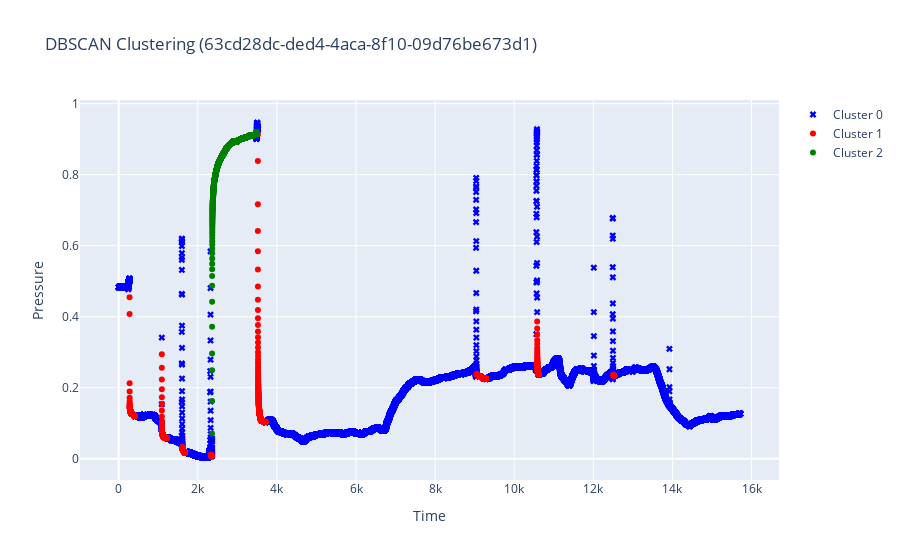

Notebook code cell kept with this figure:
### Code cell
filename, recovery, drop, clust_df = process_file(filename, DATA_PATH)
plot_data(clust_df, filename)

### Figure 1 — Plotly figure (JSON) as saved in the notebook; plotly's stock layout.template omitted (floating-point values rounded to 4 significant figures; data arrays with more than 128 entries replaced by an {"elided": "..."} marker saying what was removed)
{"data": [{"marker": {"color": "blue", "size": 6, "symbol": "x"}, "mode": "markers", "name": "Cluster 0", "type": "scatter", "x": {"elided": "31216 float values"}, "y": {"elided": "31216 float values"}}, {"marker": {"color": "red", "size": 6, "symbol": "circle"}, "mode": "markers", "name": "Cluster 1", "type": "scatter", "x": {"elided": "2382 float values"}, "y": {"elided": "2382 float values"}}, {"marker": {"color": "green", "size": 6, "symbol": "circle"}, "mode": "markers", "name": "Cluster 2", "type": "scatter", "x": {"elided": "3117 float values"}, "y": {"elided": "3117 float values"}}], "layout": {"showlegend": true, "title": {"text": "DBSCAN Clustering (63cd28dc-ded4-4aca-8f10-09d76be673d1)"}, "xaxis": {"title": {"text": "Time"}}, "yaxis": {"title": {"text": "Pressure"}}}}
